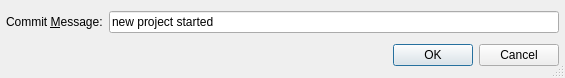
<?xml version="1.0" encoding="UTF-8"?>
<ui version="4.0">
 <class>HgOptionsDialog</class>
 <widget class="QDialog" name="HgOptionsDialog">
  <property name="geometry">
   <rect>
    <x>0</x>
    <y>0</y>
    <width>565</width>
    <height>78</height>
   </rect>
  </property>
  <property name="windowTitle">
   <string>Repository Infos</string>
  </property>
  <property name="whatsThis">
   <string>&lt;b&gt;Repository Infos Dialog&lt;/b&gt;
&lt;p&gt;Enter the various infos into the entry fields. These values are used to generate a new project in the repository. If the checkbox is selected, the URL must end in the project name. A directory tree with project/tags, project/branches and project/trunk will be generated in the repository. If the checkbox is not selected, the URL must contain the complete path in the repository.&lt;/p&gt;
&lt;p&gt;For remote repositories the URL must contain the hostname.&lt;/p&gt;</string>
  </property>
  <property name="sizeGripEnabled">
   <bool>true</bool>
  </property>
  <layout class="QVBoxLayout" name="verticalLayout">
   <item>
    <layout class="QHBoxLayout" name="horizontalLayout">
     <item>
      <widget class="QLabel" name="TextLabel5">
       <property name="text">
        <string>Commit &amp;Message:</string>
       </property>
       <property name="buddy">
        <cstring>vcsLogEdit</cstring>
       </property>
      </widget>
     </item>
     <item>
      <widget class="QLineEdit" name="vcsLogEdit">
       <property name="toolTip">
        <string>Enter the log message for the new project.</string>
       </property>
       <property name="whatsThis">
        <string>&lt;b&gt;Log Message&lt;/b&gt;
&lt;p&gt;Enter the log message to be used for the new project.&lt;/p&gt;</string>
       </property>
       <property name="text">
        <string>new project started</string>
       </property>
      </widget>
     </item>
    </layout>
   </item>
   <item>
    <widget class="QDialogButtonBox" name="buttonBox">
     <property name="orientation">
      <enum>Qt::Horizontal</enum>
     </property>
     <property name="standardButtons">
      <set>QDialogButtonBox::Cancel|QDialogButtonBox::Ok</set>
     </property>
    </widget>
   </item>
  </layout>
 </widget>
 <layoutdefault spacing="6" margin="6"/>
 <pixmapfunction>qPixmapFromMimeSource</pixmapfunction>
 <tabstops>
  <tabstop>vcsLogEdit</tabstop>
 </tabstops>
 <resources/>
 <connections>
  <connection>
   <sender>buttonBox</sender>
   <signal>accepted()</signal>
   <receiver>HgOptionsDialog</receiver>
   <slot>accept()</slot>
   <hints>
    <hint type="sourcelabel">
     <x>56</x>
     <y>68</y>
    </hint>
    <hint type="destinationlabel">
     <x>51</x>
     <y>77</y>
    </hint>
   </hints>
  </connection>
  <connection>
   <sender>buttonBox</sender>
   <signal>rejected()</signal>
   <receiver>HgOptionsDialog</receiver>
   <slot>reject()</slot>
   <hints>
    <hint type="sourcelabel">
     <x>213</x>
     <y>68</y>
    </hint>
    <hint type="destinationlabel">
     <x>205</x>
     <y>77</y>
    </hint>
   </hints>
  </connection>
 </connections>
</ui>
